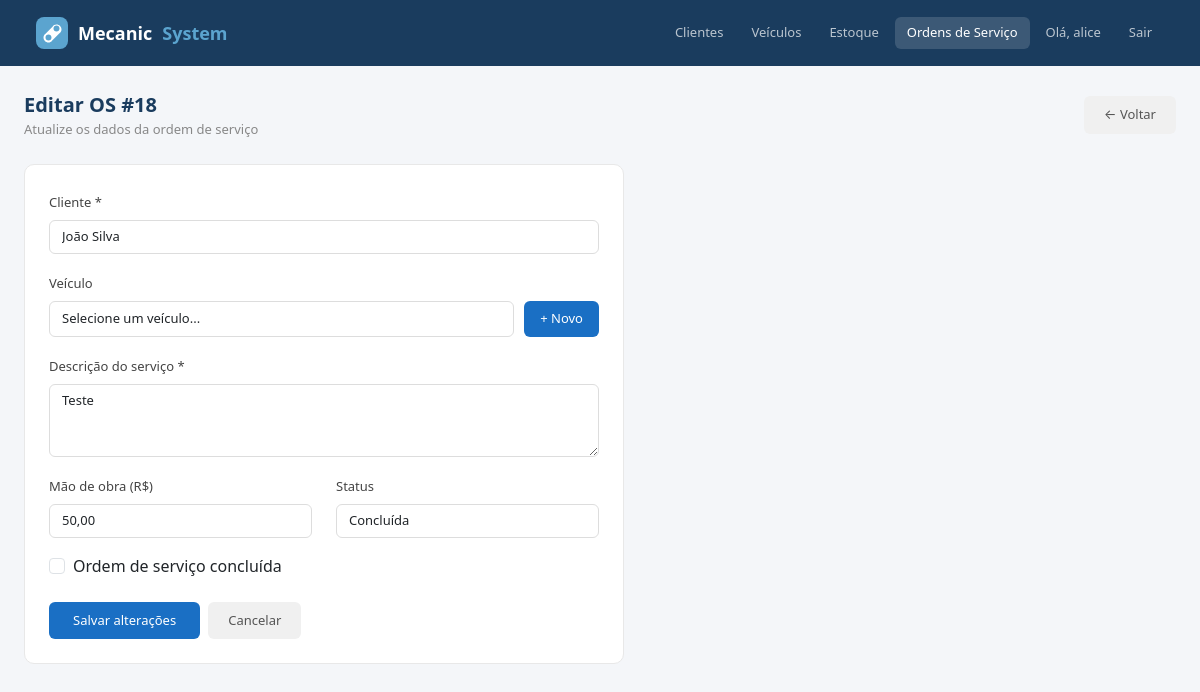
Before: /ordens/editar/18/ (signed in) with the older database file.
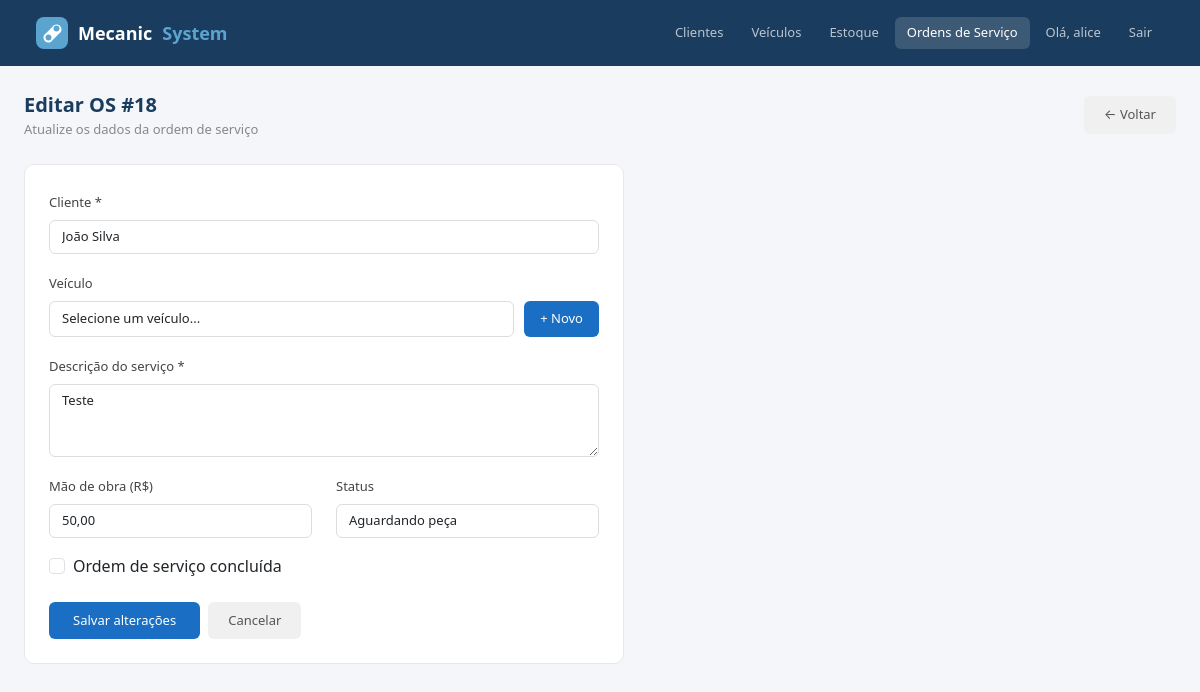
After: the same page with the newer database file.
### ordens/models.py (models this page shows, shortened)
class OrdemServico(models.Model):
    STATUS_CHOICES = [
        ('aberta', 'Aberta'),
        ('em_andamento', 'Em andamento'),
        ('aguardando_peca', 'Aguardando peça'),
        ('concluida', 'Concluída'),
    ]
    cliente = models.ForeignKey(Cliente, on_delete=models.CASCADE)
    veiculo = models.ForeignKey(Veiculo, on_delete=models.SET_NULL, null=True, blank=True)
    data = models.DateField(auto_now_add=True)
    data_conclusao = models.DateField(null=True, blank=True)
    descricao = models.TextField()
    status = models.CharField(max_length=20, choices=STATUS_CHOICES, default='aberta')
    mao_de_obra = models.DecimalField(max_digits=10, decimal_places=2, default=0)
    valor_total = models.DecimalField(max_digits=10, decimal_places=2, default=0)

### clientes/models.py (models this page shows, shortened)
class Cliente(models.Model):
    nome = models.CharField(max_length=100)
    telefone = models.CharField(max_length=20, blank=True)
    email = models.EmailField(blank=True)

### ordens/views.py (the view, shortened to what this page needs)
# urls.py: path('editar/<int:id>/', views.editar_ordem, name='editar_ordem'),
def editar_ordem(request, id):
    ordem = get_object_or_404(OrdemServico, id=id)
    clientes = Cliente.objects.all()
    veiculos = Veiculo.objects.all()
    return render(request, 'ordens/editar.html', {
        'ordem': ordem,
        'clientes': clientes,
        'veiculos': veiculos
    })

### core/templatetags/core_filters.py (called while the page is built)
@register.filter
def br_format(value):
    if value is None or value == '':
        return "0,00"
    try:
        if isinstance(value, str):
            value = float(value.replace(',', '.'))
        locale.setlocale(locale.LC_ALL, 'pt_BR.UTF-8')
        return locale.currency(value, grouping=True, symbol=False).strip()
    except (ValueError, locale.Error):
        try:
            num = float(value)
            return f"{num:,.2f}".replace(',', 'X').replace('.', ',').replace('X', '.')
        except:
            return str(value)

### ordens/templates/ordens/editar.html (shortened to what this page needs)
{% extends "base.html" %}
{% load core_filters %}
{% block nav_ordens %}active{% endblock %}
{% block conteudo %}
<div class="d-flex justify-content-between align-items-center mb-4">
  <div>
    <div class="page-title">Editar OS #{{ ordem.id }}</div>
    <div class="page-sub">Atualize os dados da ordem de serviço</div>
  </div>
  <a href="/ordens/" class="btn-cancelar">← Voltar</a>
</div>
<div class="form-card" style="max-width:600px">
  <form method="post">
    <div class="mb-3">
      <label class="form-label">Cliente *</label>
      <select name="cliente" id="clienteSelect" class="form-control" required onchange="atualizarVeiculos()">
        {% for cliente in clientes %}
          <option value="{{ cliente.id }}" {% if cliente.id == ordem.cliente.id %}selected{% endif %}>{{ cliente.nome }}</option>
        {% endfor %}
      </select>
    </div>
    <div class="mb-3">
      <label class="form-label">Veículo</label>
      <div style="display:flex;gap:10px">
        <select name="veiculo" id="veiculoSelect" class="form-control" onchange="exibirInformacoesVeiculo()">
          <option value="">Selecione um veículo...</option>
        </select>
        <button type="button" class="btn-novo" id="novoVeiculoBtn" style="padding:8px 16px;white-space:nowrap" onclick="abrirModalVeiculo()">+ Novo</button>
      </div>
    </div>
    <div class="mb-3">
      <label class="form-label">Descrição do serviço *</label>
      <textarea name="descricao" class="form-control" rows="3" required>{{ ordem.descricao }}</textarea>
    </div>
    <div class="row">
      <div class="col-md-6 mb-3">
        <label class="form-label">Mão de obra (R$)</label>
        <input type="text" name="mao_de_obra" class="form-control" value="{{ ordem.mao_de_obra|br_format }}">
      </div>
      <div class="col-md-6 mb-3">
        <label class="form-label">Status</label>
        <select name="status" class="form-control">
          <option value="aguardando_peca" {% if ordem.status == 'aguardando_peca' %}selected{% endif %}>Aguardando peça</option>
          <option value="concluida" {% if ordem.status == 'concluida' %}selected{% endif %}>Concluída</option>
        </select>
      </div>
    </div>
    <div class="mb-3">
      <div class="form-check">
        <input class="form-check-input" type="checkbox" name="concluida" id="concluida" {% if ordem.concluida %}checked{% endif %}>
        <label class="form-check-label" for="concluida">
          Ordem de serviço concluída
        </label>
      </div>
    </div>
    <div class="d-flex gap-2 mt-4">
      <button type="submit" class="btn-salvar">Salvar alterações</button>
      <a href="/ordens/" class="btn-cancelar">Cancelar</a>
    </div>
  </form>
</div>
{% endblock %}

Changed rows visible on the page:
changed OrdemServico "Teste": status "Concluída" → "Aguardando peça"
